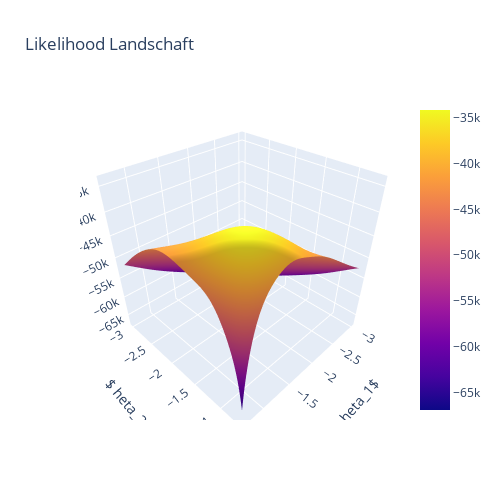

The cell this chart's notebook holds for it:
### Markdown cell above
Likelihood Landscape 3D

Optimum:

### Code cell
import plotly.graph_objects as go

noise_scales = [1, 5, 10, 30, 50, 70]
target_func = lambda X: (20 + X**2 - 10 * np.cos(2*np.pi*X)).sum(axis=0)
n_train_data_points = 70
n_dims = 2
lower_bound = -2.5, -1.5
upper_bound = +1.5, +2.5

pso = PSOOptim(n_iters=100, n_particles=10, c1=0.5, c2=0.3, w=0.9, visualize=False)
gpr_pso = GaussianProcessRegressor(optimizer=pso.optimize, kernel=RBF(length_scale=(1,1)))

X, y = generate_sample(70, n_dims, lower_bound, upper_bound, target_func, noise_scale=0)
gpr_pso.fit(X.T, y[...,None])

n = 150
x_grid = np.linspace(-3, -0.7, n)
y_grid = np.linspace(-3, -0.7, n)
X_grid = np.array(np.meshgrid(x_grid, y_grid))
X_grid  = X_grid.swapaxes(0, 2)
X_grid = X_grid.reshape((-1, 2))

z = np.asarray([gpr_pso.log_marginal_likelihood(X) for X in X_grid])
z = z.reshape(n, n)

fig = go.Figure(
    data=go.Surface(x=x_grid, y=y_grid, z=z, ),
    layout=go.Layout(
        title="Mt Bruno Elevation",
        width=500,
        height=500,
    ))
fig.update_layout(template="plotly",
                  title="Likelihood Landschaft",
                  scene = dict(
                  xaxis_title='$\theta_1$',
                  yaxis_title='$\theta_2$',
                  zaxis_title='Likelihood Value'))
fig.show()

### Figure 1 — Plotly figure (JSON) as saved in the notebook; plotly's stock layout.template omitted (floating-point values rounded to 4 significant figures; data arrays with more than 128 entries replaced by an {"elided": "..."} marker saying what was removed)
{"data": [{"type": "surface", "x": {"elided": "150 float values"}, "y": {"elided": "150 float values"}, "z": {"elided": "150x150 float values"}}], "layout": {"height": 500, "scene": {"xaxis": {"title": {"text": "$\theta_1$"}}, "yaxis": {"title": {"text": "$\theta_2$"}}, "zaxis": {"title": {"text": "Likelihood Value"}}}, "title": {"text": "Likelihood Landschaft"}, "width": 500}}
